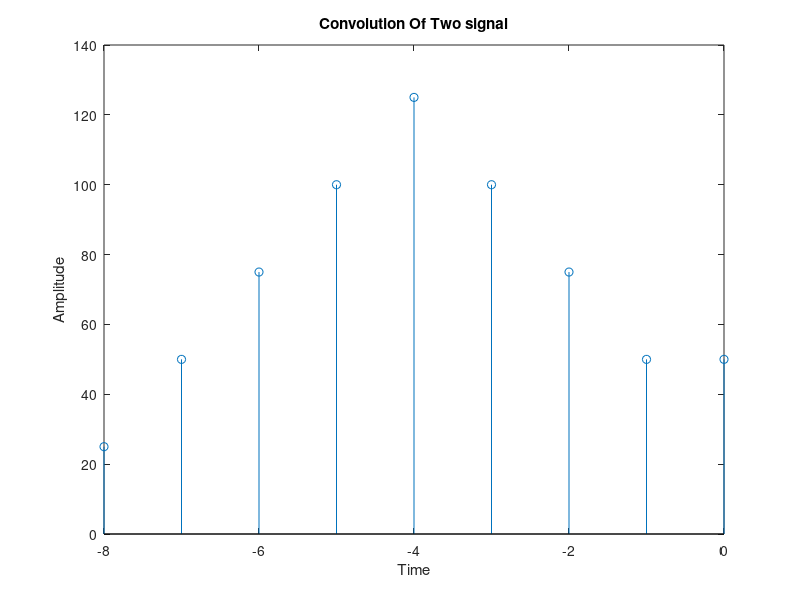

Recreate this plot in MATLAB.
clear all;
close all;
clc;
n=input('Enter 1st array size : ');
for i=1:1:n
    x(i)=input('Value : ');
end
n11=input('Enter Zreo index no : ');
p1=1-n11;
n1=p1;
for i=1:1:n
    x1(i)=p1;
    p1=p1+1;
end
m=input('Enter 2nd array size : ');
for i=1:1:m
    y(i)=input('Value : ');
end
n21=input('Enter Zreo index no : ');
p2=1-n21;
n2=p2;
for i=1:1:m
    y1(i)=p2;
    p2=p2+1;
end
N=n1+n2
seq=(n+m)-1
for i=1:1:seq
    sq(i)=N;
    N=N+1;
end
 
 sq
 for i=1:1:seq
     for j=1:1:seq
     res(i,j)=0;
     
     end
 end
 k=1;
 l=1;
 count=0;
 for j=m:-1:1
     for i=n:-1:1
         res(k,l)=x(i)*y(j)
         l=l+1;
     end
     k=k+1;
     count=count+1;
     l=1+count;
 end
 r=0;
 i1=1;
     for j=1:1:seq
         for i=1:1:seq
             r=r+res(i,j);
         end
         
             ans(i1)=r;
             i1=i1+1;
             r=0;
     end
     j=1;
     for i=i1-1:-1:2
         a(j)=ans(i);
         j=j+1;
     end
     a(j)=ans(i)
stem(sq,a);
xlabel('Time');
ylabel('Amplitude');
title('Convolution Of Two signal');
